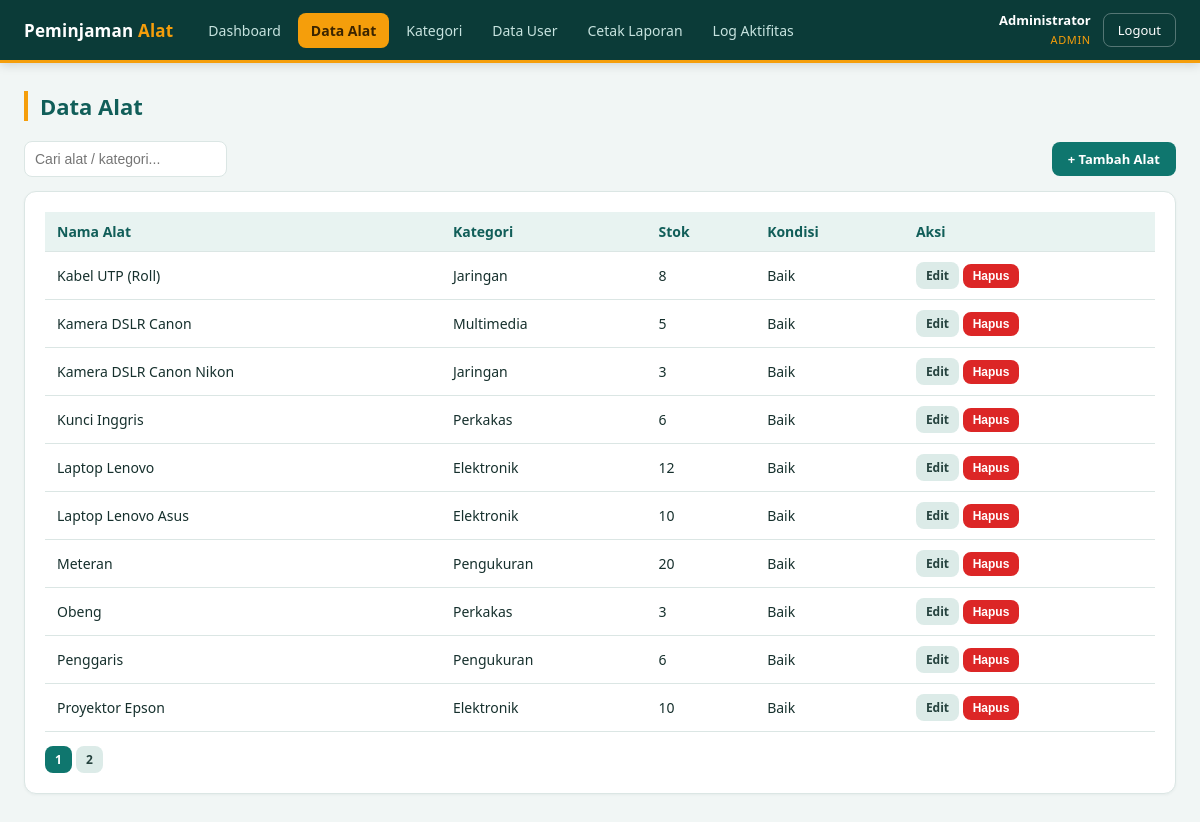
Page /alat/index.php (signed in) on the committed database.
### tables this page shows
CREATE TABLE `tb_alat` (
  `id_alat` int(11) NOT NULL AUTO_INCREMENT,
  `id_kategori` int(11) NOT NULL,
  `nama_alat` varchar(100) NOT NULL,
  `jumlah_stok` int(11) NOT NULL,
  `kondisi` varchar(30) NOT NULL,
  PRIMARY KEY (`id_alat`),
  KEY `id_kategori` (`id_kategori`),
  CONSTRAINT `fk_alat_kategori` FOREIGN KEY (`id_kategori`) REFERENCES `tb_kategori` (`id_kategori`) ON DELETE RESTRICT ON UPDATE CASCADE
);

CREATE TABLE `tb_kategori` (
  `id_kategori` int(11) NOT NULL AUTO_INCREMENT,
  `nama_kategori` varchar(50) NOT NULL,
  `lokasi_penyimpanan` varchar(50) NOT NULL,
  `penanggung_jawab` varchar(50) NOT NULL,
  `keterangan` text NOT NULL,
  PRIMARY KEY (`id_kategori`)
);

### config/auth.php (called while the page is built, shortened)
<?php
function base_url(string $path = ''): string
{
    return '/' . ltrim($path, '/');
}
function current_role(): string
{
    return $_SESSION['level_user'] ?? '';
}

### config/fungsi.php (called while the page is built, shortened)
<?php
function e(?string $val): string
{
    return htmlspecialchars($val ?? '', ENT_QUOTES, 'UTF-8');
}

### alat/index.php (the view, shortened to what this page needs)
<?php
require_once __DIR__ . '/../config/koneksi.php';
require_once __DIR__ . '/../config/auth.php';
require_once __DIR__ . '/../config/fungsi.php';
$pageTitle = 'Data Alat';
$active = 'alat';
$isAdmin = current_role() === 'Admin';
$q = trim($_GET['q'] ?? '');
$page = max(1, (int)($_GET['page'] ?? 1));
$perPage = 10;
$offset = ($page - 1) * $perPage;
$where = '';
$params = [];
$countStmt = $pdo->prepare("SELECT COUNT(*) FROM tb_alat a JOIN tb_kategori k ON k.id_kategori = a.id_kategori $where");
$countStmt->execute($params);
$total = (int)$countStmt->fetchColumn();
$sql = "SELECT a.*, k.nama_kategori
        FROM tb_alat a JOIN tb_kategori k ON k.id_kategori = a.id_kategori
        $where ORDER BY a.nama_alat LIMIT :limit OFFSET :offset";
$stmt = $pdo->prepare($sql);
$stmt->bindValue(':limit', $perPage, PDO::PARAM_INT);
$stmt->bindValue(':offset', $offset, PDO::PARAM_INT);
$stmt->execute();
$alatList = $stmt->fetchAll();
require __DIR__ . '/../config/partial_header.php';
?>
<div class="toolbar">
  <form method="get" class="search-box">
    <input type="text" name="q" placeholder="Cari alat / kategori..." value="<?= e($q) ?>">
  </form>
  <?php if ($isAdmin): ?>
    <a href="tambah.php" class="btn btn-primary">+ Tambah Alat</a>
  <?php endif; ?>
</div>
<div class="card">
  <table>
    <thead>
      <tr><th>Nama Alat</th><th>Kategori</th><th>Stok</th><th>Kondisi</th><?php if ($isAdmin): ?><th>Aksi</th><?php endif; ?></tr>
    </thead>
    <tbody>
      <?php foreach ($alatList as $a): ?>
        <tr>
          <td><?= e($a['nama_alat']) ?></td>
          <td><?= e($a['nama_kategori']) ?></td>
          <td><?= (int)$a['jumlah_stok'] ?></td>
          <td><?= e($a['kondisi']) ?></td>
          <?php if ($isAdmin): ?>
          <td>
            <a href="edit.php?id=<?= (int)$a['id_alat'] ?>" class="btn btn-muted btn-sm">Edit</a>
            <form class="inline" method="post" action="hapus.php" onsubmit="return confirm('Hapus alat ini?');">
              <button type="submit" class="btn btn-danger btn-sm">Hapus</button>
            </form>
          </td>
          <?php endif; ?>
        </tr>
      <?php endforeach; ?>
    </tbody>
  </table>
  <?php $pages = (int)ceil($total / $perPage); if ($pages > 1): ?>
    <div style="margin-top:14px">
      <?php for ($p = 1; $p <= $pages; $p++): ?>
        <a class="btn btn-sm <?= $p === $page ? 'btn-primary' : 'btn-muted' ?>" href="?page=<?= $p ?>&q=<?= urlencode($q) ?>"><?= $p ?></a>
      <?php endfor; ?>
    </div>
  <?php endif; ?>
</div>
<?php require __DIR__ . '/../config/partial_footer.php'; ?>

### config/partial_header.php (shortened to what this page needs)
<?php
$role = current_role();
$menus = [
    ['key' => 'dashboard', 'label' => 'Dashboard', 'href' => base_url('dashboard.php'), 'roles' => ['Admin', 'Petugas', 'Peminjam']],
    ['key' => 'alat',      'label' => 'Data Alat',  'href' => base_url('alat/index.php'), 'roles' => ['Admin', 'Petugas', 'Peminjam']],
    ['key' => 'kategori',  'label' => 'Kategori',   'href' => base_url('kategori/index.php'), 'roles' => ['Admin']],
    ['key' => 'user',      'label' => 'Data User',  'href' => base_url('user/index.php'), 'roles' => ['Admin']],
    ['key' => 'peminjaman','label' => 'Peminjaman', 'href' => base_url('peminjaman/index.php'), 'roles' => ['Petugas', 'Peminjam']],
    ['key' => 'pengembalian','label' => 'Pengembalian', 'href' => base_url('pengembalian/index.php'), 'roles' => ['Petugas', 'Peminjam']],
    ['key' => 'laporan',   'label' => 'Cetak Laporan', 'href' => base_url('laporan/index.php'), 'roles' => ['Admin']],
    ['key' => 'log',       'label' => 'Log Aktifitas', 'href' => base_url('log_aktivitas/index.php'), 'roles' => ['Admin']],
];
?>
<!DOCTYPE html>
<html lang="id">
<head>
<link rel="stylesheet" href="<?= base_url('assets/style.css') ?>?v=<?= @filemtime(__DIR__ . '/../assets/style.css') ?: time() ?>">
</head>
<body>
<header class="topnav" id="topnav">
  <div class="topnav-inner">
    <a href="<?= base_url('dashboard.php') ?>" class="brand">Peminjaman <span>Alat</span></a>
    <nav class="nav-menu">
      <?php foreach ($menus as $m): ?>
        <?php if (in_array($role, $m['roles'], true)): ?>
          <a href="<?= $m['href'] ?>" class="<?= (($active ?? '') === $m['key']) ? 'active' : '' ?>"><?= e($m['label']) ?></a>
        <?php endif; ?>
      <?php endforeach; ?>
    </nav>
    <div class="nav-user">
      <div class="user-chip">
        <strong><?= e($_SESSION['nama_lengkap'] ?? '') ?></strong>
        <small><?= e($role) ?></small>
      </div>
      <a href="<?= base_url('logout.php') ?>" class="logout">Logout</a>
    </div>
  </div>
</header>
<main class="main">
    <div class="topbar">
      <h1><?= e($pageTitle ?? '') ?></h1>
    </div>

### config/partial_footer.php
</main>
</body>
</html>

### assets/style.css (style rules this page uses)
:root { --primary:#0f766e; --primary-dark:#115e59; --primary-soft:#ccfbf1; --accent:#f59e0b; --danger:#dc2626; --success:#16a34a; --bg:#f1f6f5; --card:#ffffff; --border:#dbe6e4; --text:#16302d; --muted:#5f7a76; --nav-bg:#0b3b38; --nav-text:#c7e3df; --radius:12px; }
* { box-sizing:border-box }
body { margin:0;font-family:'Segoe UI',system-ui,Arial,sans-serif;background:var(--bg);color:var(--text) }
a { color:var(--primary);text-decoration:none }
.topnav { position:sticky;top:0;z-index:50;background:var(--nav-bg);color:#fff; border-bottom:3px solid var(--accent);box-shadow:0 2px 10px rgba(0,0,0,.15) }
.topnav-inner { max-width:1280px;margin:0 auto;padding:0 24px;height:60px;display:flex;align-items:center;gap:22px }
.brand { font-size:17px;font-weight:700;color:#fff;letter-spacing:.2px;white-space:nowrap }
.brand span { color:var(--accent) }
.nav-menu { display:flex;align-items:center;gap:4px;flex:1;overflow-x:auto;scrollbar-width:none }
.nav-menu a { padding:8px 13px;border-radius:8px;color:var(--nav-text);font-size:14px;white-space:nowrap;transition:background .15s,color .15s }
.nav-menu a.active { background:var(--accent);color:#3b2400;font-weight:600 }
.nav-user { display:flex;align-items:center;gap:12px;white-space:nowrap }
.user-chip { text-align:right;line-height:1.25 }
.user-chip strong { display:block;font-size:13px }
.user-chip small { font-size:11px;color:var(--accent);text-transform:uppercase;letter-spacing:.6px }
.nav-user .logout { padding:7px 14px;border-radius:8px;border:1px solid rgba(255,255,255,.3);color:#fff;font-size:13px }
.main { max-width:1280px;margin:0 auto;padding:28px 24px 48px }
.topbar { display:flex;justify-content:space-between;align-items:center;margin-bottom:20px }
.topbar h1 { font-size:22px;margin:0;color:var(--primary-dark);padding-left:12px;border-left:4px solid var(--accent) }
.card { background:var(--card);border:1px solid var(--border);border-radius:var(--radius);padding:20px;margin-bottom:20px; box-shadow:0 1px 3px rgba(15,60,56,.05);overflow-x:auto }
table { width:100%;border-collapse:collapse;font-size:14px }
th,td { padding:10px 12px;border-bottom:1px solid var(--border);text-align:left }
th { background:#e8f3f1;font-weight:600;color:var(--primary-dark) }
.btn { display:inline-block;padding:8px 16px;border-radius:8px;border:none;cursor:pointer;font-size:13px;font-weight:600;transition:filter .15s,background .15s }
.btn-primary { background:var(--primary);color:#fff }
.btn-danger { background:var(--danger);color:#fff }
.btn-muted { background:#dcebe8;color:#25423e }
.btn-sm { padding:5px 10px;font-size:12px }
form.inline { display:inline }
input,select,textarea { width:100%;padding:9px 10px;border:1px solid var(--border);border-radius:8px;font-size:14px;background:#fff;color:var(--text) }
.toolbar { display:flex;justify-content:space-between;align-items:center;margin-bottom:14px;gap:10px;flex-wrap:wrap }
.search-box { max-width:260px }

### rows in the picture
tb_alat: nama_alat "Kabel UTP (Roll)", id_kategori.nama_kategori "Jaringan", jumlah_stok "8", kondisi "Baik"
tb_alat: nama_alat "Kamera DSLR Canon", id_kategori.nama_kategori "Multimedia", jumlah_stok "5", kondisi "Baik"
tb_alat: nama_alat "Kamera DSLR Canon Nikon", id_kategori.nama_kategori "Jaringan", jumlah_stok "3", kondisi "Baik"
tb_alat: nama_alat "Kunci Inggris", id_kategori.nama_kategori "Perkakas", jumlah_stok "6", kondisi "Baik"
tb_alat: nama_alat "Laptop Lenovo", id_kategori.nama_kategori "Elektronik", jumlah_stok "12", kondisi "Baik"
tb_alat: nama_alat "Laptop Lenovo Asus", id_kategori.nama_kategori "Elektronik", jumlah_stok "10", kondisi "Baik"
tb_alat: nama_alat "Meteran", id_kategori.nama_kategori "Pengukuran", jumlah_stok "20", kondisi "Baik"
tb_alat: nama_alat "Obeng", id_kategori.nama_kategori "Perkakas", jumlah_stok "3", kondisi "Baik"
tb_alat: nama_alat "Penggaris", id_kategori.nama_kategori "Pengukuran", jumlah_stok "6", kondisi "Baik"
tb_alat: nama_alat "Proyektor Epson", id_kategori.nama_kategori "Elektronik", jumlah_stok "10", kondisi "Baik"

### other values in the picture
$m['label'] "Dashboard"
$m['label'] "Data Alat"
$m['label'] "Kategori"
$m['label'] "Data User"
$m['label'] "Cetak Laporan"
$m['label'] "Log Aktifitas"
$_SESSION['nama_lengkap'] "Administrator"
$role "ADMIN"
$pageTitle "Data Alat"
